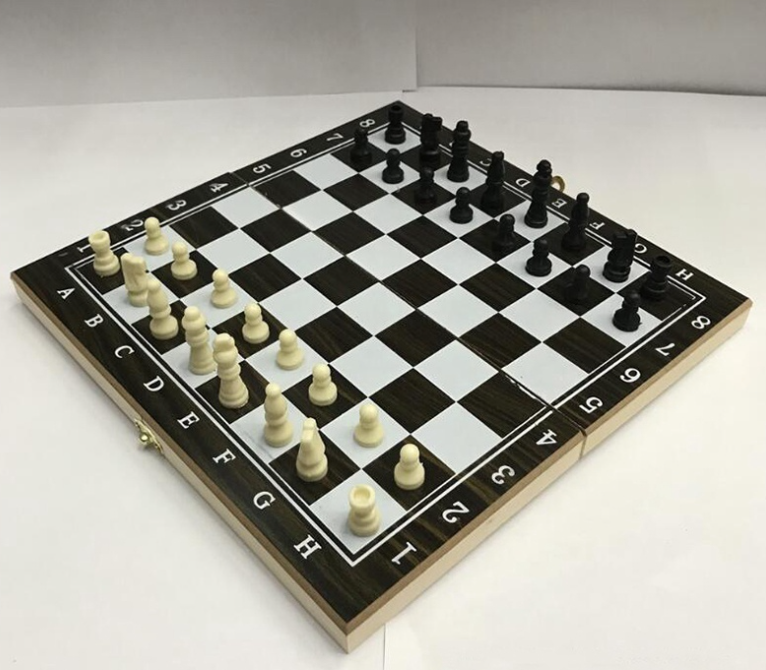
#> input picture chess.png, 766 x 670 px
$ jupyter execute --allow-errors Homography.ipynb   (shell and % lines are left out)
#> lines starting #> are read from the running program, lines starting #| are printed output that depends on the picture
[cell 1]
import matplotlib.pyplot as plt
import matplotlib.image as mpimg
from skimage.io import imread, imshow

fig = plt.figure(figsize=(20,30))

img=mpimg.imread('chess.png')
#> img is the input picture: shape (670, 766, 3) float32; mean R, G, B 0.652, 0.645, 0.607
points = []

def onclick(event):
    ix, iy = event.xdata, event.ydata
    points.append((ix,iy))
    print(ix, iy)

cid = fig.canvas.mpl_connect('button_press_event', onclick)

imgplot = plt.imshow(img)
plt.show()

[cell 2]
points

[cell 3]
plt.imshow(img)
plt.plot([i[0] for i in points],[i[1] for i in points], 'ro')
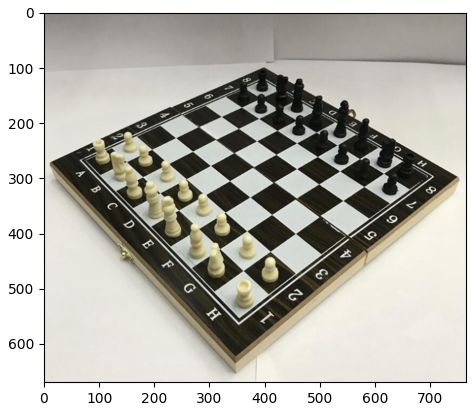
#> figure drawn by matplotlib, 1 panel

#> (a cell that did not finish here is left out)

[cell 5]
from skimage.io import imread, imshow
from skimage import transform
import matplotlib.pyplot as plt
import numpy as np

[cell 6]
chess = imread('chess.png')
imshow(chess)

[cell 7]
#source coordinates
src = np.array([391, 100,
                14, 271,
                347, 624,
                747, 298,]).reshape((4, 2))
#destination coordinates
dst = np.array([100, 100,
                100, 650,
                650, 650,
                650, 100,]).reshape((4, 2))
#using skimage’s transform module where ‘projective’ is our desired parameter
tform = transform.estimate_transform('projective', src, dst)
tf_img = transform.warp(chess, tform.inverse)
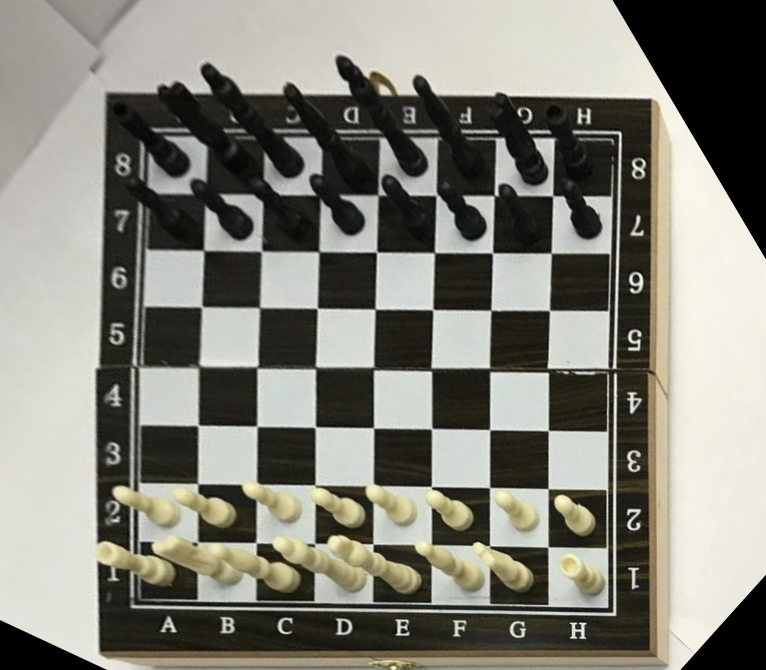
#> tf_img: shape (670, 766, 3) float64; mean R, G, B 0.519, 0.515, 0.478
#plotting the transformed image
fig, ax = plt.subplots()
ax.imshow(tf_img)
_ = ax.set_title('projective transformation')
